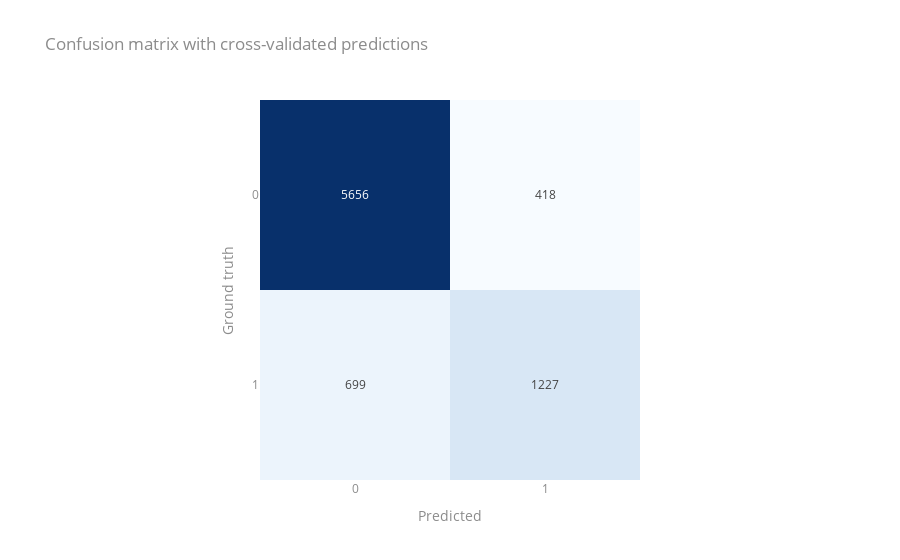

The notebook cell saved with this chart:
### Code cell
pnd.plot.confusion_matrix(estimator_name="XGBClassifier")

### Figure 1 — Plotly figure (JSON) as saved in the notebook; plotly's stock layout.template omitted (floating-point values rounded to 4 significant figures)
{"data": [{"coloraxis": "coloraxis", "hovertemplate": "Predicted: %{x}<br>Ground truth: %{y}<br>Count: %{z}<extra></extra>", "name": "0", "texttemplate": "%{z}", "type": "heatmap", "xaxis": "x", "yaxis": "y", "z": [[5656, 418], [699, 1227]]}], "layout": {"coloraxis": {"colorbar": {"title": {"text": "Count"}}, "colorscale": [[0, "rgb(247,251,255)"], [0.125, "rgb(222,235,247)"], [0.25, "rgb(198,219,239)"], [0.375, "rgb(158,202,225)"], [0.5, "rgb(107,174,214)"], [0.625, "rgb(66,146,198)"], [0.75, "rgb(33,113,181)"], [0.875, "rgb(8,81,156)"], [1, "rgb(8,48,107)"]], "showscale": false}, "title": {"text": "Confusion matrix with cross-validated predictions"}, "xaxis": {"anchor": "y", "constrain": "domain", "domain": [0, 1], "nticks": 3, "scaleanchor": "y", "title": {"text": "Predicted"}}, "yaxis": {"anchor": "x", "autorange": "reversed", "constrain": "domain", "domain": [0, 1], "nticks": 3, "title": {"text": "Ground truth"}}}}
